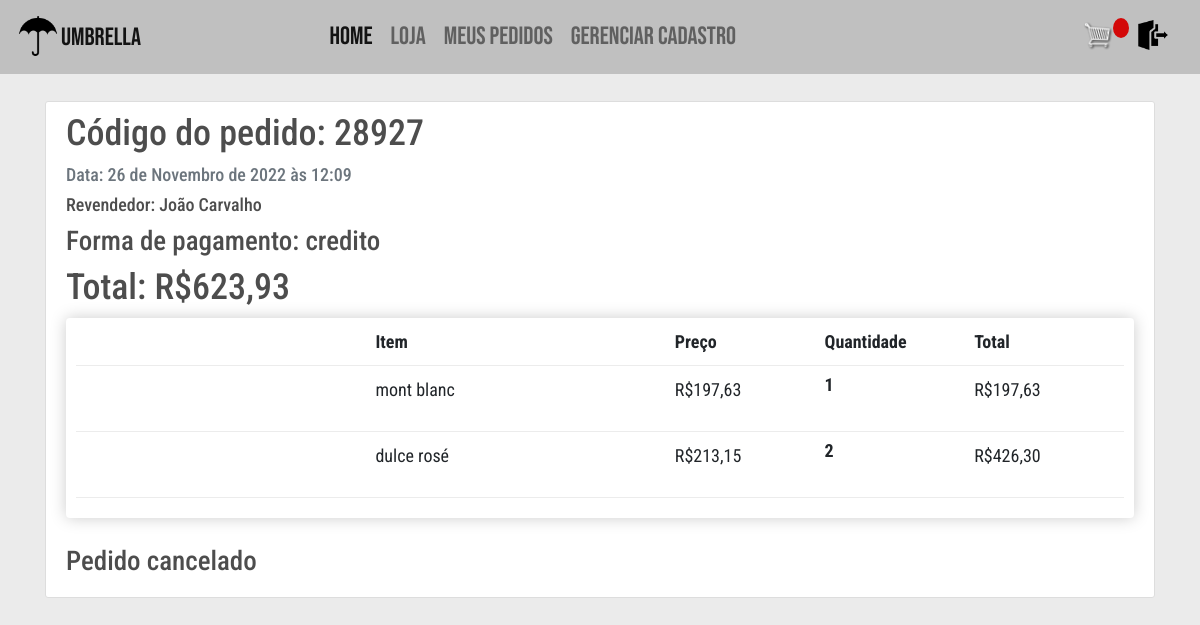
The page /detalhe_pedido/11/ (signed in) on the database its author committed.
### vendas/models.py (models this page shows, shortened)
class Pedido(models.Model):
    cod_pedido = models.CharField(
        _("código do pedido"), max_length=100, null=True)
    APROV_PEND = "aprovacao_pendente"
    APROVADO = "aprovado"
    ENVIADO = "enviado"
    FINALIZADO = "finalizado"
    CANCELADO = "cancelado"
    opcoes_status = [
        (APROV_PEND, "Aprovação pendente"),
        (APROVADO, "Aprovado"),
        (ENVIADO, "Enviado"),
        (FINALIZADO, "Finalizado"),
        (CANCELADO, "Cancelado")
    ]
    status = models.CharField(choices=opcoes_status,
                              max_length=50, null=True, blank=True, default=APROV_PEND)
    completo = models.BooleanField(default=False)
    data = models.DateTimeField(
        _("data do pedido"), default=timezone.now, null=True, blank=True)
    subtotal = models.FloatField(
        _("valor pré-desconto do pedido"), null=True, blank=True)
    total = models.FloatField(
        _("valor total do pedido"), null=True, blank=True)
    CREDITO = "credito"
    DEBITO = "debito"
    PIX = "pix"
    BOLETO = "boleto"
    opcoes_pagamento = [
        (CREDITO, "Credito"),
        (DEBITO, "Debito"),
        (PIX, "Pix"),
        (BOLETO, "Boleto"),
    ]
    metodo_de_pagamento = models.CharField(
        choices=opcoes_pagamento, max_length=200, null=True, blank=True)
    franquia = models.ForeignKey(Franquia, verbose_name=_(
        "franquia"), on_delete=models.SET_NULL, null=True, blank=True)
    loja = models.ForeignKey(Loja, verbose_name=_(
        "loja"), on_delete=models.SET_NULL, null=True, blank=True)
    revendedor = models.ForeignKey(Revendedor, verbose_name=_(
        "revendedor"), on_delete=models.SET_NULL, null=True, blank=True)
    @property
    def get_carrinho_total(self):
        itenspedido = self.itempedido_set.filter()
        total = sum([item.get_total for item in itenspedido])
        return total

class Revendedor(models.Model):
    user = models.OneToOneField(
        User, on_delete=models.CASCADE)
    nome = models.CharField(_("Nome"), max_length=100, blank=True)
    cpf = models.CharField(_("CPF"), max_length=15, blank=True)
    telefone = models.CharField(_("Telefone"), max_length=15, blank=True)
    cep = models.CharField(
        _("CEP"), max_length=15, blank=True)
    uf = models.CharField(
        _("UF"), max_length=2, blank=True)
    cidade = models.CharField(
        _("cidade"), max_length=50, blank=True)
    bairro = models.CharField(
        _("bairro"), max_length=50, blank=True)
    logradouro = models.CharField(
        _("logradouro"), max_length=100, blank=True)
    numero = models.CharField(
        _("numero"), max_length=5, blank=True)
    datanasc = models.DateField(
        _("Data de nascimento"), auto_now=False, auto_now_add=False, blank=True)
    sexo = models.CharField(_("sexo"), choices=opcoes_sexo,
                            max_length=30, blank=True)
    supervisor = models.ForeignKey(Supervisor, verbose_name=_(
        "supervisor"), on_delete=models.SET_NULL, null=True, blank=True)
    def meta_iniciante():
        return Meta.objects.get(nivel=Meta.INICIANTE)
    meta = models.ForeignKey(
        Meta, on_delete=models.SET_NULL, null=True, blank=True, default=meta_iniciante)
    is_aprovado = models.BooleanField(_('Aprovado'), default=False)
    def __str__(self):
        return self.nome

class ItemPedido(models.Model):
    pedido = models.ForeignKey(Pedido, verbose_name=_(
        "Pedido"), on_delete=models.CASCADE, null=True)
    produto = models.ForeignKey(Produto, verbose_name=_(
        "produto"), on_delete=models.CASCADE, null=True)
    quantidade = models.IntegerField(
        _("quantidade"), default=0, null=True, blank=True)
    data_adicionado = models.DateTimeField(auto_now_add=True)
    @property
    def get_total(self):
        total = self.produto.preco * self.quantidade
        return total

class Produto(models.Model):
    codigo = models.IntegerField(_("codigo do produto"), unique=True)
    descricao = models.CharField(_("descrição"), max_length=200)
    nome = models.CharField(_("nome do produto"),
                            max_length=100)
    qtde_estoque = models.PositiveIntegerField(
        _("quantidade em estoque"))
    preco = models.FloatField(_("preço do produto"))
    image = models.ImageField(null=True, blank=True)

### vendas/views.py (the view)
# urls.py: path('detalhe_pedido/<int:pk>/', views.detalhePedido, name='detalhe_pedido'),
@login_required
def detalhePedido(request, pk):
    pedido = Pedido.objects.get(id=pk)
    itens = pedido.itempedido_set.all()
    return render(request, "vendas/detalhe_pedido.html", {'pedido': pedido, 'itens': itens})

### users/models.py (called while the page is built)
    def __str__(self):
        return self.email

### vendas/templates/vendas/detalhe_pedido.html (shortened to what this page needs)
{% extends "vendas/base.html" %}
{% block content %}
<article class="media content-section">
  <div class="media-body">
    <div class="article-metadata">
      <h2>Código do pedido: {{ pedido.cod_pedido }}</h2>
      <h6 class="text-muted">Data: {{ pedido.data}}</h6>
      {% if pedido.revendedor %}
      <h6>Revendedor: {{ pedido.revendedor }}</h6>
      {% elif pedido.loja %}
      <h6>Loja: {{ pedido.loja }}</h6>
      {% endif %}
      <h4>Forma de pagamento: {{pedido.metodo_de_pagamento}}</h4>
      <h2>Total: R${{ pedido.get_carrinho_total|floatformat:2 }}</h2>
      <div class="box-element">
        <div class="carrinho-row">
          <div style="flex:2"></div>
          <div style="flex:2"><strong>Item</strong></div>
          <div style="flex:1"><strong>Preço</strong></div>
          <div style="flex:1"><strong>Quantidade</strong></div>
          <div style="flex:1"><strong>Total</strong></div>
        </div>
        {% for item in itens %}
        <div class="carrinho-row">
          <div style="flex:2"><img class="row-image"
              src="{{item.produto.ima}}"></div>
          <div style="flex:2"><p>{{item.produto.nome}}</p></div>
          <div style="flex:1"><p>R${{item.produto.preco|floatformat:2}}</p></div>
          <div style="flex:1">
            <p class="quantity">{{item.quantidade}}</p>
          </div>
          <div style="flex:1"><p>R${{item.get_total|floatformat:2}}</p></div>
        </div>
        {% endfor %}
      </div>
      {% if pedido.revendedor.user == request.user or pedido.loja.user == request.user %}
        <div>
          {% if  pedido.status == 'cancelado' %}
            <br>
            <h4>Pedido cancelado</h4>
          {% elif  pedido.status == 'finalizado' %}
            <br>
            <h4>Pedido finalizado</h4>
          {% elif pedido.status != 'enviado' %}
            <a class="btn btn-secondary btn-me mt-1 mb-1" href="{% url 'atualizar_pedido' pedido.id %}">Alterar</a>
            <a class="btn btn-danger btn-me mt-1 mb-1" href="{% url 'deletar_pedido' pedido.id %}">Cancelar</a>
          {% endif %}
        </div>
      {% endif %}
    </div>
  </div>
</article>
{% endblock content %}

### vendas/static/vendas/css/style.css (style rules this page uses)
html { font-size: 18px; }
body { margin: 0; padding: 0; font-family: 'Roboto Condensed', sans-serif; background-color: #EBEBEB; background-size: cover; background-repeat: no-repeat; background-position: center; height: 100vh; }
h1, h2, h3, h4, h5, h6 { color: hsl(0, 0%, 30%); }
.box-element { box-shadow: hsl(0, 0%, 80%) 0 0 16px; background-color: #fff; border-radius: 4px; padding: 10px; }
.carrinho-row { display: flex; align-items: flex-stretch; padding-bottom: 10px; margin-bottom: 10px; border-bottom: 1px solid #ececec; }
.quantity { display: inline-block; font-weight: 700; padding-right: 10px; position:relative; top:-5px }
.content-section { background: #ffffff; padding: 10px 20px; border: 1px solid #dddddd; border-radius: 3px; margin-bottom: 20px; width: 100%; }

### rows shown on the page
Pedido: cod_pedido "28927", data "26 de Novembro de 2022 às 12:09", revendedor "João Carvalho", metodo_de_pagamento "credito", get_carrinho_total "623,93"
ItemPedido: produto.nome "mont blanc", produto.preco "197,63", quantidade "1", get_total "197,63"
ItemPedido: produto.nome "dulce rosé", produto.preco "213,15", quantidade "2", get_total "426,30"
